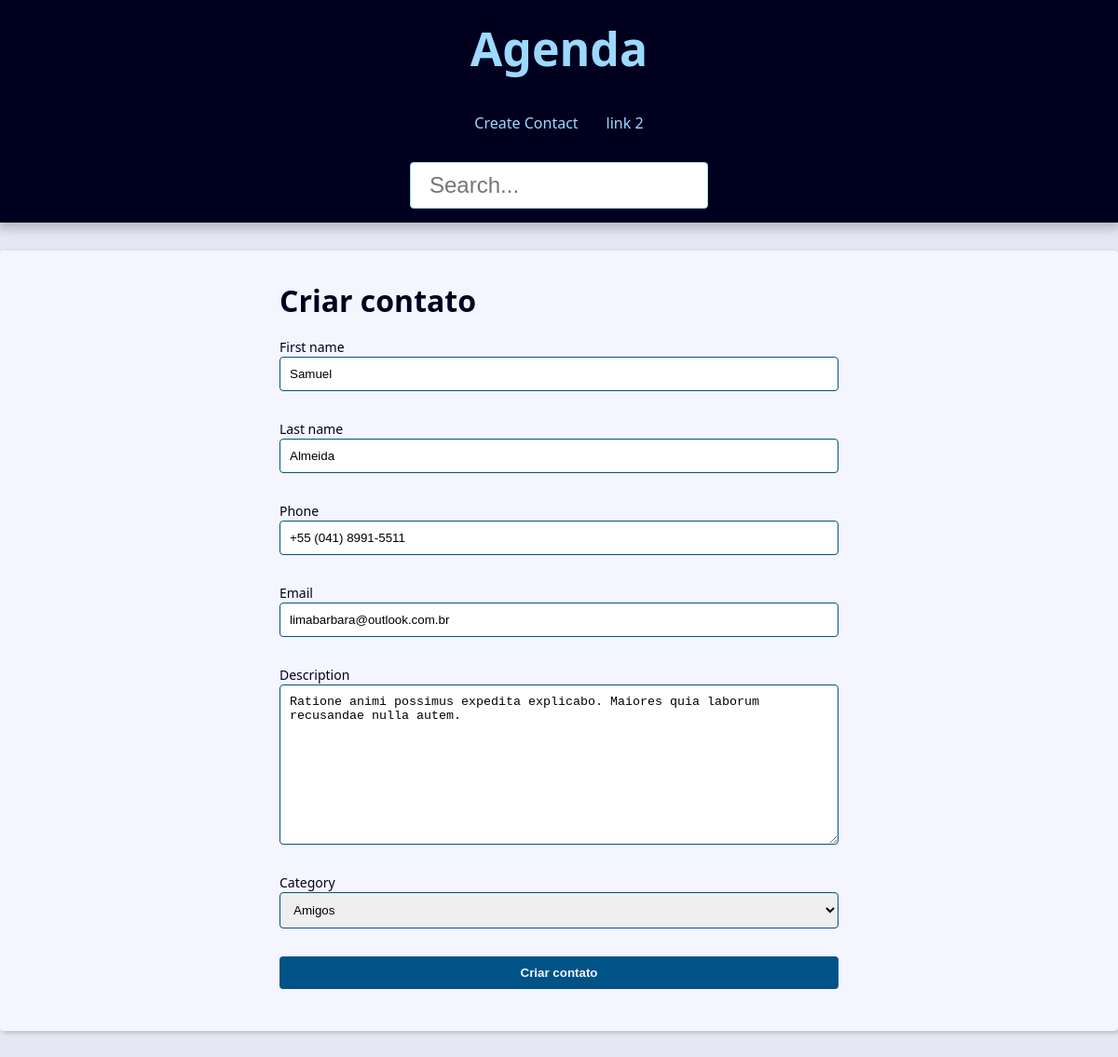
/contact/2/update/, run on the app's committed database.
### contact/models.py (models this page shows, shortened)
class Contact(models.Model):
    first_name = models.CharField(max_length=50)
    last_name = models.CharField(max_length=50)
    phone = models.CharField(max_length=50)
    email = models.EmailField(max_length=254, blank=True)
    created_date = models.DateTimeField(default=timezone.now)
    description = models.TextField( blank=True)
    show = models.BooleanField(default=True)
    picture = models.ImageField(blank=True, upload_to='pictures/%Y/%m/') # dentro media_root >> pictures/2025/10/
    category = models.ForeignKey(Category, on_delete=models.SET_NULL, null=True, blank=True)
    owner = models.ForeignKey(User, on_delete=models.SET_NULL, null=True, blank=True)

### contact/views/contact_forms.py (the view, shortened to what this page needs)
# urls.py: path('contact/<int:contact_id>/update/', view=views.update, name='update'),
def update(request, contact_id):
    contact = get_object_or_404(Contact, pk=contact_id, show=True)
    form_action = reverse('contact:update', args=(contact_id,))
    context = {
        'form': ContactForm(instance=contact),
        'form_action': form_action,
        'site_title': 'Criar contato - '
        }
    return render(request, 'contact/create.html', context)

### contact/forms.py (shortened to what this page needs)
class ContactForm(forms.ModelForm):
    class Meta:
        model = Contact
        fields = ('first_name', 'last_name', 'phone',
                  'email', 'description','category'
                 )
        widgets = {
            'first_name': forms.TextInput(
                attrs={
                    'class': 'contact-create-form-input',
                    'placeholder': 'Digite o nome do contato'
                }
            ),
        }

### contact/models.py (called while the page is built)
    def __str__(self) -> str:
        return f'{self.name}'

### contact/templates/contact/create.html (shortened to what this page needs)
{% extends "global/base.html" %}
{% block content %}
    <div class="form-wrapper">
        <h1 class="contact-create-title">
            Criar contato
        </h1>
        <form class="contact-create-form" method="POST" action="{{ form_action }}" enctype="multipart/form-data">
            {% for field in form %}
                <div class="form-content">
                    <div class="form-group">
                        <label for="{{ field.id_for_label }}" class="contact-create-form-label">{{ field.label }}</label>
                        {{ field }}
                    </div>
                </div>
            {% endfor %}
            <div class="form-content">
                <div class="form-group">
                    <button type="submit" class="btn">
                        Criar contato
                    </button>
                </div>
            </div>
        </form>
    </div>
{% endblock content %}

### base_static/global/css/style.css (style rules this page uses)
:root { --spacing: 1.5rem; --link-dark-color: rgb(0, 83, 134); --link-light-color: rgb(156, 217, 255); --clr-white: rgb(245, 245, 255); --clr-black: rgb(0, 0, 30); --clr-light-gray: rgb(230, 230, 245); --clr-dark-shadow-5: rgba(0, 0, 10, 5%); --clr-dark-shadow-10: rgba(0, 0, 10, 10%); --clr-dark-shadow-20: rgba(0, 0, 10, 20%); --clr-light-shadow-5: rgba(200, 200, 255, 5%); --clr-light-shadow-10: rgba(200, 200, 255, 10%); --clr-light-shadow-20: rgba(200, 200, 255, 20%); --main-page-width: 120rem; --table-min-width: 60rem; --biggest-font-size: 5rem; --bigger-font-size: 4rem; --big-font-size: 3.2rem; --medium-font-size: 2.4rem; --small-font-size: 1.6rem; --smaller-font-size: 1.4rem; --smallest-font-size: 1.2rem; --transition-fast: 300ms; --transition-medium: 600ms; --transition-slow: 1s; --default-border-radius: 4px; }
*, *::before, *::after { margin: 0; padding: 0; box-sizing: border-box; }
html { font-size: 62.5%; }
body { font-family: system-ui, -apple-system, BlinkMacSystemFont, 'Segoe UI', Roboto, Oxygen, Ubuntu, Cantarell, 'Open Sans', 'Helvetica Neue', sans-serif; line-height: 1.5; font-size: var(--small-font-size); color: var(--clr-black); -webkit-font-smoothing: antialiased; background: var(--clr-light-gray); }
.form-wrapper { max-width: 60rem; margin: var(--spacing) auto; }
.form-content { margin: var(--spacing) 0; }
.form-group { display: flex; flex-direction: column; padding-bottom: var(--spacing); }
.form-group input, .form-group textarea, .form-group select { padding: 1rem; border-radius: var(--default-border-radius); border: 1px solid var(--link-dark-color); }
.form-group label { font-size: var(--smaller-font-size); }
.btn { background-color: var(--link-dark-color); color: var(--clr-white); font-weight: bold; border: none; padding: 1rem 2rem; border-radius: var(--default-border-radius); cursor: pointer; transition: filter var(--transition-fast) ease-in-out; }

### data on the page
Contact: form "Samuel" "Almeida" "+55 (041) 8991-5511" "limabarbara@outlook.com.br" "Ratione animi possimus expedita explicabo. Maiores quia laborum recusandae nulla autem." "Amigos"

### other printed values
{{ field.label }} "First name" "Last name" "Phone" "Email" "Description" "Category"
